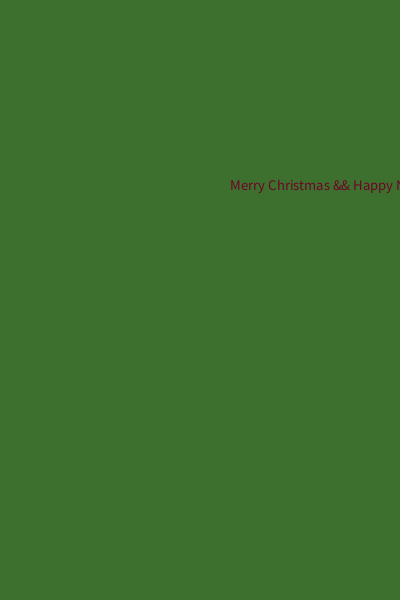
Frame 1 (no input)
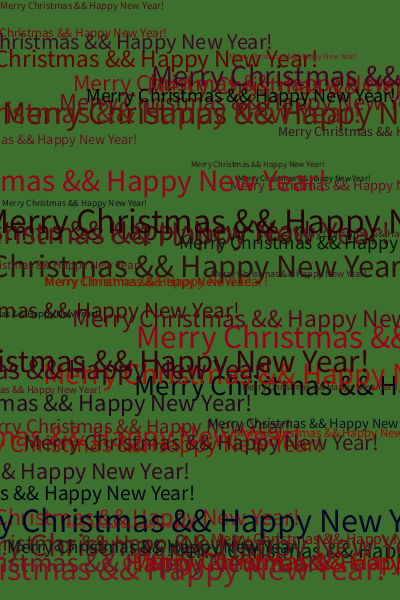
Frame 60 (the mouse pressed at the canvas centre just before this capture)
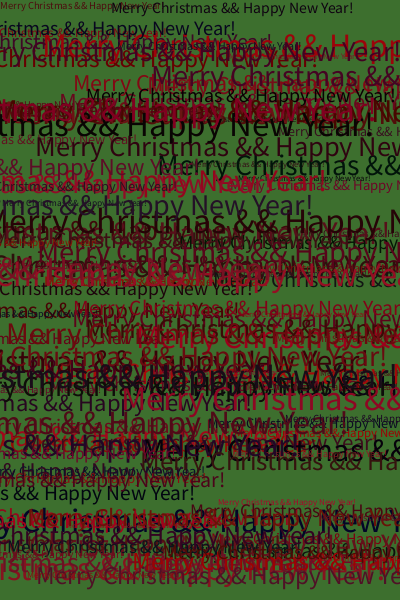
Frame 120 (the mouse held since frame 60 and released just before this capture)

The Processing sketch that drew these frames (run headless with seeded random() and noise(); from frame 60 on, the mouse is pressed at the canvas centre):

// Processing sketch: processing_48902
// ── processing_48902.pde

void setup()
{
  size(400,600);
  background (61, 111,46);
  smooth();
  textAlign(CENTER);
  frameRate(15);
}
void draw ()
{
  //fill(255,255,255,100);
   //rect(0,0,width,height);
  
  fill( random(170), random(22), random(42));
  textSize(random(8,36) );
  text("Merry Christmas && Happy New Year!", random(width), random(height));
}
